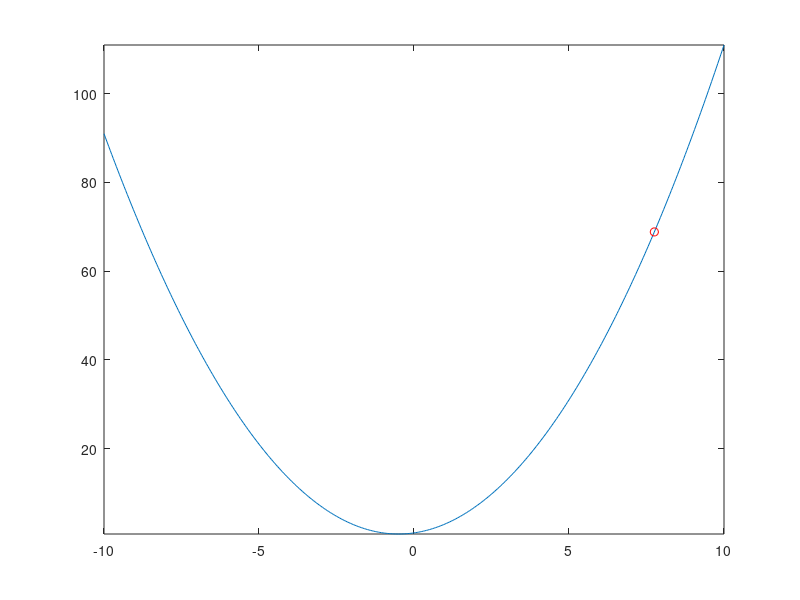

This figure's MATLAB source: (Note: this script raises an error after producing the figure.)
%%
% Plot 2D SGD example
%%

clear all;
close all;

addpath('../optimizer');

f = @(x) x.^2 + x + 1;
X = -10:0.05:10;
Y = f(X);
plot(X, Y);
xlim([-10, 10]);
ylim([min(Y), max(Y)]);

hold on;

gamma = 0.7;
lambda = 0.7;
eps = 0.01;
a = 0.1;
x = rand(1)*20 - 10;
k = 0;

xptr = plot(x, f(x), 'ro');
T = 100;

f_pos = get(gcf, 'Position');
f_width = f_pos(3);
f_height = f_pos(4);
mov = zeros(f_height, f_width+10, 1, T, 'uint8');

for k_ = 1:T
    fprintf("%d: x=%f, y=%f\n", k, x, f(x));
    
    [fin, k, xn] = Momentum(f, x, a, k, eps, lambda, gamma);
    if fin
        break
    end
    
    plot([x, xn], [f(x), f(xn)], 'r-');
    x = xn;
    set(xptr, 'XData', x, 'YData', f(x));
    drawnow;
    
    frame = getframe(gcf);
    if k_ == 1
        [mov(:, :, 1, k_), map] = rgb2ind(frame.cdata, 256, 'nodither');
    else
        mov(:, :, 1, k_) = rgb2ind(frame.cdata, map, 'nodither');
    end
end

fname = "Momentum.gif";
fprintf("Write animation to '%s'\n", fname);
imwrite(mov, map, fname, 'DelayTime', 0, 'LoopCount', inf);
